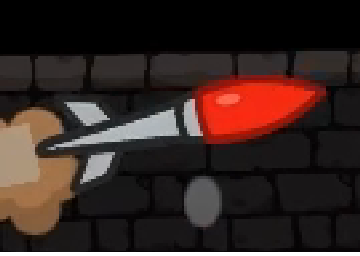
#> input picture nico-sandbox/runs/B11_missile_focus/scenario/transparent-png/missile_01_photoroom.png, 360 x 256 px
$ python clean_sprites.py ../runs/B11_missile_focus/scenario/transparent-png/missile_01_photoroom.png out
#> lines starting #> are read from the running program, lines starting #| are printed output that depends on the picture; after the words box and inside, x2 and y2 are one past the last pixel; in counts of white or black regions, pixels touching at a corner belong together
#!/usr/bin/env python3
"""
Deterministic sprite background remover.

Usage:
  python clean_sprites.py input.png output.png
  python clean_sprites.py input.png output.png --threshold 50 --padding 6
  python clean_sprites.py assets/ cleaned/ --batch

Algorithm:
  1. Sample background color from image corners (median of 5x5 corner patches)
  2. BFS flood-fill from all border pixels to mark connected background
  3. Morphological opening (erode + dilate) to remove stray artifact pixels
  4. Crop to bounding box of non-transparent pixels + padding
"""

import sys
import argparse
from pathlib import Path
from collections import deque

try:
    import numpy as np
    from PIL import Image
except ImportError:
    print("Missing dependencies. Run: pip install pillow numpy")
    sys.exit(1)


def sample_background_color(arr: np.ndarray, patch: int = 5) -> np.ndarray:
    """Median color of the four corner patches (RGB only)."""
    h, w = arr.shape[:2]
    p = min(patch, h // 4, w // 4)
    corners = [
        arr[:p, :p, :3],
        arr[:p, w - p:, :3],
        arr[h - p:, :p, :3],
        arr[h - p:, w - p:, :3],
    ]
    samples = np.vstack([c.reshape(-1, 3) for c in corners])
    return np.median(samples, axis=0).astype(np.float32)


def flood_fill_background(arr: np.ndarray, bg_rgb: np.ndarray, threshold: float) -> np.ndarray:
    """
    BFS from all 4 border edges. Marks pixels whose RGB distance to bg_rgb
    is <= threshold AND are connected to the border as background.
    Returns bool mask (True = background).
    """
    h, w = arr.shape[:2]
    rgb = arr[:, :, :3].astype(np.float32)
    dist = np.sqrt(np.sum((rgb - bg_rgb) ** 2, axis=2))

    visited = np.zeros((h, w), dtype=bool)
    bg_mask = np.zeros((h, w), dtype=bool)
    queue = deque()

    for x in range(w):
        queue.append((0, x))
        queue.append((h - 1, x))
    for y in range(h):
        queue.append((y, 0))
        queue.append((y, w - 1))

    while queue:
        y, x = queue.popleft()
        if visited[y, x]:
            continue
        visited[y, x] = True
        if dist[y, x] <= threshold:
            bg_mask[y, x] = True
            for dy, dx in ((-1, 0), (1, 0), (0, -1), (0, 1)):
                ny, nx = y + dy, x + dx
                if 0 <= ny < h and 0 <= nx < w and not visited[ny, nx]:
                    queue.append((ny, nx))

    return bg_mask


def morphological_open(mask: np.ndarray, k: int = 3) -> np.ndarray:
    """Erode then dilate (opening) using a kxk box kernel. Removes isolated specks."""
    pad = k // 2

    def erode(m):
        out = np.zeros_like(m)
        padded = np.pad(m, pad, constant_values=False)
        for dy in range(k):
            for dx in range(k):
                out &= padded[dy: dy + m.shape[0], dx: dx + m.shape[1]] if dy == 0 and dx == 0 else \
                       padded[dy: dy + m.shape[0], dx: dx + m.shape[1]]
        # Simpler: use stride approach
        h, w = m.shape
        out = np.ones((h, w), dtype=bool)
        for dy in range(k):
            for dx in range(k):
                out &= padded[dy: dy + h, dx: dx + w]
        return out

    def dilate(m):
        h, w = m.shape
        padded = np.pad(m, pad, constant_values=False)
        out = np.zeros((h, w), dtype=bool)
        for dy in range(k):
            for dx in range(k):
                out |= padded[dy: dy + h, dx: dx + w]
        return out

    return dilate(erode(mask))


def bounding_box(alpha: np.ndarray, padding: int):
    rows = np.any(alpha > 0, axis=1)
    cols = np.any(alpha > 0, axis=0)
    if not rows.any():
        return None
    rmin, rmax = int(np.where(rows)[0][0]), int(np.where(rows)[0][-1])
    cmin, cmax = int(np.where(cols)[0][0]), int(np.where(cols)[0][-1])
    h, w = alpha.shape
    return (
        max(0, rmin - padding),
        min(h - 1, rmax + padding),
        max(0, cmin - padding),
        min(w - 1, cmax + padding),
    )


def clean_sprite(input_path: Path, output_path: Path, threshold: float = 40.0, padding: int = 4) -> bool:
    img = Image.open(input_path).convert("RGBA")
    arr = np.array(img)

    bg_rgb = sample_background_color(arr)
    bg_mask = flood_fill_background(arr, bg_rgb, threshold)
    bg_mask = morphological_open(bg_mask, k=3)

    arr[bg_mask, 3] = 0

    box = bounding_box(arr[:, :, 3], padding)
    if box is None:
        print(f"  SKIP {input_path.name}: no foreground pixels found")
        return False

    rmin, rmax, cmin, cmax = box
    cropped = arr[rmin: rmax + 1, cmin: cmax + 1]
    output_path.parent.mkdir(parents=True, exist_ok=True)
    Image.fromarray(cropped, "RGBA").save(output_path)
    h, w = cropped.shape[:2]
    print(f"  OK   {input_path.name} → {output_path.name}  ({w}×{h}px)")
    return True


def main():
    parser = argparse.ArgumentParser(
        description="Deterministic PNG sprite background remover",
        formatter_class=argparse.RawDescriptionHelpFormatter,
        epilog=__doc__,
    )
    parser.add_argument("input", help="Input PNG file or directory (with --batch)")
    parser.add_argument("output", help="Output PNG file or directory (with --batch)")
    parser.add_argument("--threshold", type=float, default=40.0,
                        help="RGB distance threshold for background detection (default: 40)")
    parser.add_argument("--padding", type=int, default=4,
                        help="Pixel padding around the cropped sprite (default: 4)")
    parser.add_argument("--batch", action="store_true",
                        help="Process all PNGs in input directory, write to output directory")
    args = parser.parse_args()

    inp = Path(args.input)
    out = Path(args.output)

    if args.batch:
        if not inp.is_dir():
            print(f"Error: {inp} is not a directory")
            sys.exit(1)
        pngs = sorted(inp.glob("*.png"))
        if not pngs:
            print(f"No PNG files found in {inp}")
            sys.exit(1)
        print(f"Processing {len(pngs)} PNG(s) → {out}/")
        ok = sum(clean_sprite(p, out / p.name, args.threshold, args.padding) for p in pngs)
        print(f"\nDone: {ok}/{len(pngs)} cleaned.")
    else:
        if not inp.is_file():
            print(f"Error: {inp} is not a file")
            sys.exit(1)
        print(f"Processing {inp.name}…")
        clean_sprite(inp, out, args.threshold, args.padding)
#> in clean_sprite, img is the input picture: PIL image 360x256 RGBA; mean R, G, B, A 50.3, 33.9, 30.2, 251
#> in sample_background_color, `samples = np.vstack([c.reshape(-1, 3) for c in corners])`: samples = 100 rows, first 8: [0, 0, 0], [0, 0, 0], [0, 0, 0], [0, 0, 0], [0, 0, 0], [0, 0, 0], [0, 0, 0], [0, 0, 0]
#> in clean_sprite, `bg_rgb = sample_background_color(arr)`: bg_rgb = [0, 0, 0]
#> in flood_fill_background, `dist = np.sqrt(np.sum((rgb - bg_rgb) ** 2, axis=2))`:
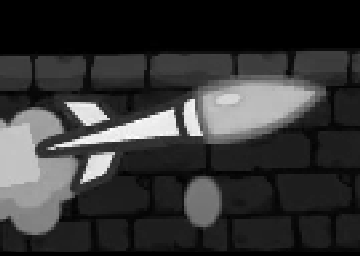
#> dist: shape (256, 360) float32; min 0, max 340.7, mean 70.8; drawn with min black and max white
#> after the loop in flood_fill_background, `while queue:`:
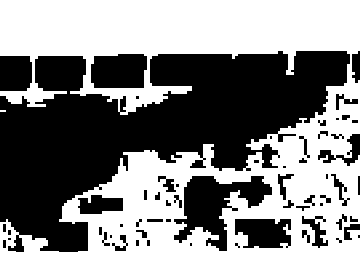
#> bg_mask: shape (256, 360) bool; 50.3% white; 60 black regions (20 under 20 px), largest, box (x1, y1, x2, y2) and area: (0, 51, 350, 252) 34646, (174, 176, 272, 251) 3351, (91, 54, 147, 88) 1751
#> after the loop in flood_fill_background, `while queue:`:
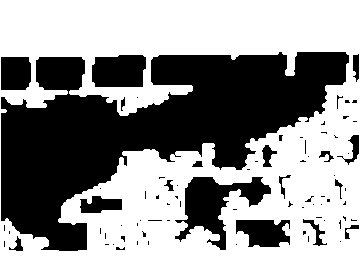
#> visited: shape (256, 360) bool; 55.8% white; 80 black regions (61 under 20 px), largest, box (x1, y1, x2, y2) and area: (1, 52, 349, 251) 32193, (175, 177, 271, 250) 2834, (92, 55, 146, 87) 1580
#> in erode, `padded = np.pad(m, pad, constant_values=False)`: padded: shape (258, 362) bool; 49.6% white; 2 white regions (1 under 20 px), largest, box (x1, y1, x2, y2) and area: (1, 1, 361, 257) 46306
#> after the loop in erode, `for dy in range(k):`: out: shape (256, 360) bool; every value is 0
#> after the loop in erode, `for dy in range(k):`:
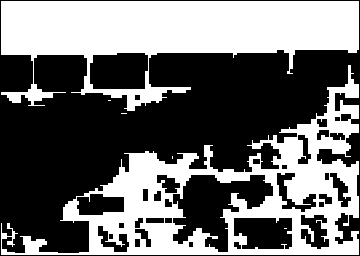
#> out: shape (256, 360) bool; 42.9% white; 6 white regions (4 under 20 px), largest, box (x1, y1, x2, y2) and area: (1, 1, 359, 111) 20605, (1, 65, 359, 255) 18880
#> in dilate, `h, w = m.shape`: h = 256; w = 360
#> in dilate, `padded = np.pad(m, pad, constant_values=False)`: padded: shape (258, 362) bool; 42.3% white; 6 white regions (4 under 20 px), largest, box (x1, y1, x2, y2) and area: (2, 2, 360, 112) 20605, (2, 66, 360, 256) 18880
#> after the loop in dilate, `for dy in range(k):`:
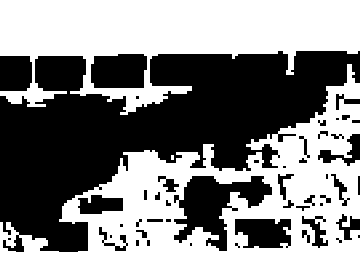
#> out: shape (256, 360) bool; 49.9% white; 3 white regions (1 under 20 px), largest, box (x1, y1, x2, y2) and area: (0, 64, 360, 256) 23697, (0, 0, 360, 115) 22290
#> in clean_sprite, `arr[bg_mask, 3] = 0`:
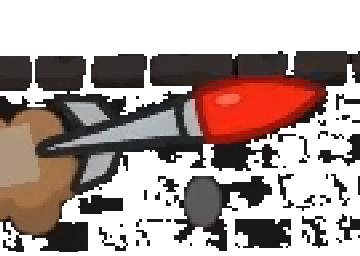
#> arr: shape (256, 360, 4); mean R, G, B, A 50.3, 33.9, 30.2, 127.7; transparent parts drawn white
#> in bounding_box, `rmin, rmax = int(np.where(rows)[0][0]), int(np.where(rows)[0][-1])`: rmin = 51; rmax = 251
#> in bounding_box, `cmin, cmax = int(np.where(cols)[0][0]), int(np.where(cols)[0][-1])`: cmin = 0; cmax = 359
#> in clean_sprite, `box = bounding_box(arr[:, :, 3], padding)`: box = (47, 255, 0, 359)
#> in clean_sprite, `rmin, rmax, cmin, cmax = box`: rmin = 47; rmax = 255; cmin = 0; cmax = 359
#> in clean_sprite, `cropped = arr[rmin: rmax + 1, cmin: cmax + 1]`:
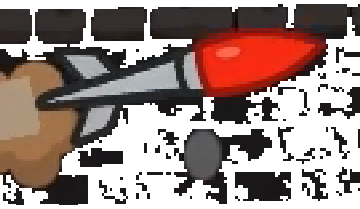
#> cropped: shape (209, 360, 4); mean R, G, B, A 61.6, 41.5, 37, 156.4; transparent parts drawn white
#|   OK   missile_01_photoroom.png → out  (360×209px)


if __name__ == "__main__":
    main()
